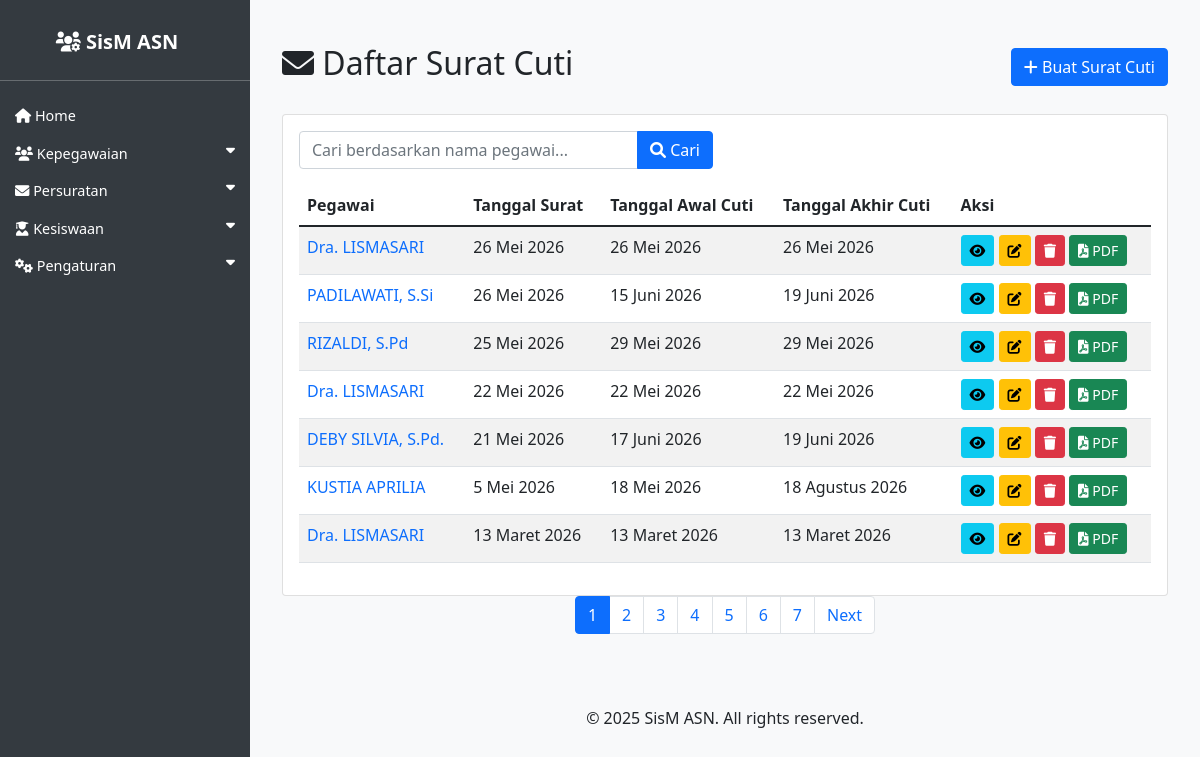
Before: /asn/surat_cuti/ with the older database file.
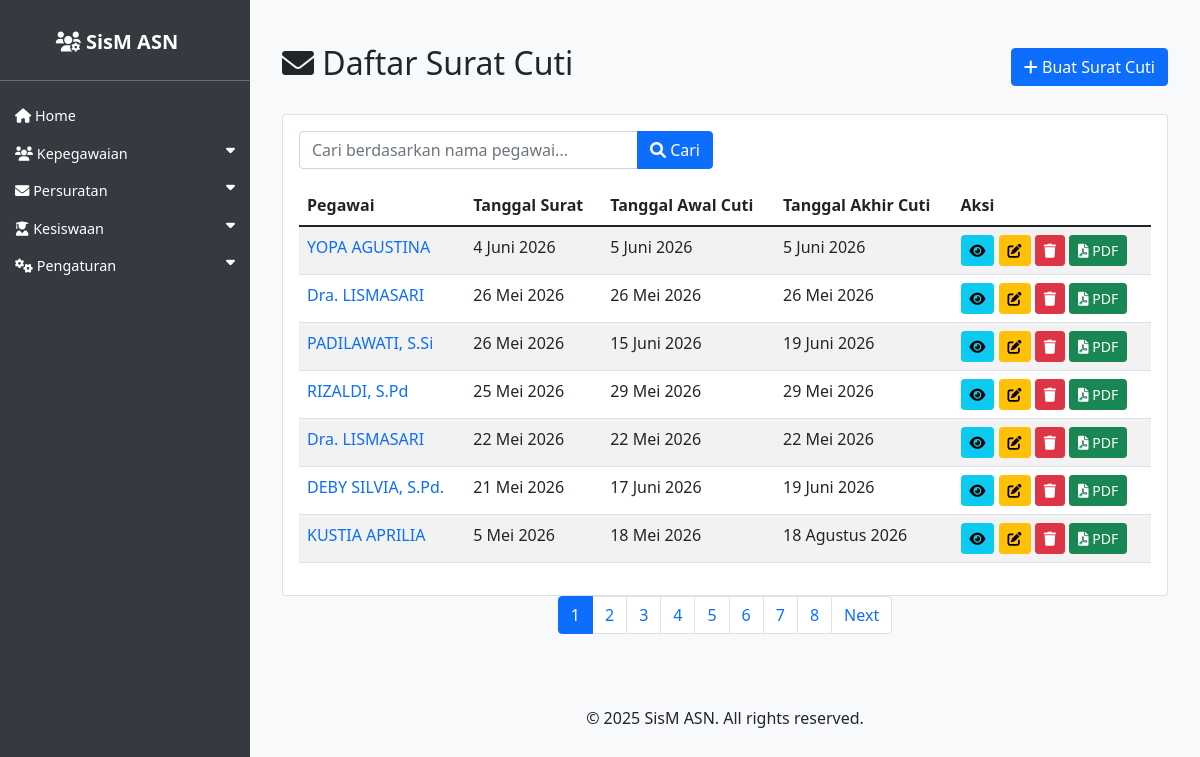
After: the same page with the newer database file.
### asn_app/models.py (models this page shows, shortened)
class SuratCuti(models.Model):
    JENIS_CUTI_CHOICES = [
        ('Cuti Tahunan', 'Cuti Tahunan'),
        ('Cuti Sakit', 'Cuti Sakit'),
        ('Cuti Alasan Penting', 'Cuti Alasan Penting'),
        ('Cuti Diluar Tanggungan Negara', 'Cuti Diluar Tanggungan Negara'),
        ('Cuti Melahirkan', 'Cuti Melahirkan'),
        ('Cuti Besar', 'Cuti Besar'),
    ]
    tempat_ditetapkan = models.CharField(max_length=100, verbose_name='Tempat Ditetapkan')
    tanggal_surat = models.DateField(verbose_name='Tanggal Surat')
    nomor_surat = models.CharField(max_length=100, blank=True, null=True, verbose_name='Nomor Surat')
    sifat_surat = models.CharField(max_length=100, blank=True, null=True, verbose_name='Sifat Surat')
    lampiran_surat = models.CharField(max_length=100, blank=True, null=True, verbose_name='Lampiran Surat')
    perihal_surat = models.CharField(max_length=255, blank=True, null=True, verbose_name='Perihal Surat')
    tujuan_surat = models.CharField(max_length=200, verbose_name='Tujuan Surat')
    jenis_cuti = models.CharField(max_length=50, choices=JENIS_CUTI_CHOICES, default='Cuti Tahunan', verbose_name='Jenis Cuti')
    pegawai = models.ForeignKey(ASN, on_delete=models.CASCADE, related_name='surat_cuti_pegawai', verbose_name='Pegawai')
    tanggal_awal = models.DateField(verbose_name='Tanggal Awal Cuti')
    tanggal_akhir = models.DateField(verbose_name='Tanggal Akhir Cuti')
    alasan_cuti = models.TextField(blank=True, null=True, verbose_name='Alasan Cuti')
    penandatangan = models.ForeignKey(ASN, on_delete=models.SET_NULL, null=True, blank=True, related_name='surat_cuti_penandatangan', verbose_name='Penandatangan')
    kop_surat = models.ForeignKey(KopSurat, on_delete=models.SET_NULL, null=True, blank=True, verbose_name='Kop Surat')
    created_at = models.DateTimeField(auto_now_add=True)
    updated_at = models.DateTimeField(auto_now=True)
    class Meta:
        verbose_name_plural = "Surat Cuti"
        ordering = ['-tanggal_surat']

class ASN(models.Model):
    JENIS_KELAMIN_CHOICES = [
        ('L', 'Laki-laki'),
        ('P', 'Perempuan'),
    ]
    AGAMA_CHOICES = [
        ('ISLAM', 'Islam'),
        ('KRISTEN', 'Kristen'),
        ('KATOLIK', 'Katolik'),
        ('HINDU', 'Hindu'),
        ('BUDDHA', 'Buddha'),
        ('KONGHUCU', 'Konghucu'),
    ]
    nip = models.CharField(max_length=18, unique=True, null=True, blank=True)
    nama = models.CharField(max_length=100)
    tempat_lahir = models.CharField(max_length=50)
    tanggal_lahir = models.DateField()
    jenis_kelamin = models.CharField(max_length=1, choices=JENIS_KELAMIN_CHOICES)
    agama = models.CharField(max_length=10, choices=AGAMA_CHOICES)
    alamat = models.TextField()
    email = models.EmailField()
    telepon = models.CharField(max_length=15)
    jabatan = models.CharField(max_length=100)
    pangkat = models.CharField(max_length=50, null=True, blank=True)
    golongan = models.CharField(max_length=5, null=True, blank=True)
    nama_istri_suami = models.CharField(max_length=100, blank=True, null=True, verbose_name='Nama Istri/Suami')
    unit_kerja = models.CharField(max_length=100)
    foto = models.ImageField(upload_to='asn_fotos/', blank=True, null=True)
    created_at = models.DateTimeField(auto_now_add=True)
    updated_at = models.DateTimeField(auto_now=True)

### asn_app/views.py (the view)
# urls.py: path('surat_cuti/', views.SuratCutiListView.as_view(), name='surat_cuti_list'),
class SuratCutiListView(ListView):
    model = SuratCuti
    template_name = 'asn_app/surat_cuti_list.html'
    context_object_name = 'surat_cuti_list'
    paginate_by = 7
    def get_queryset(self):
        queryset = super().get_queryset()
        search_query = self.request.GET.get('nama', '')
        if search_query:
            queryset = queryset.filter(pegawai__nama__icontains=search_query)
        return queryset

### asn_app/templates/asn_app/surat_cuti_list.html (shortened to what the changed rows need)
{% extends 'asn_app/base.html' %}
{% load indonesian_date_tags %}
{% block content %}
<div class="container mt-4">
    <div class="d-flex justify-content-between align-items-center mb-4">
        <h2><i class="fas fa-envelope"></i> Daftar Surat Cuti</h2>
    </div>
    <div class="card">
        <div class="card-body">
            <div class="table-responsive">
                <table class="table table-striped">
                    <thead>
                        <tr>
                            <th>Pegawai</th>
                            <th>Tanggal Surat</th>
                            <th>Tanggal Awal Cuti</th>
                            <th>Tanggal Akhir Cuti</th>
                            <th>Aksi</th>
                        </tr>
                    </thead>
                    <tbody>
                        {% for surat_cuti in surat_cuti_list %}
                        <tr>
                            <td>
                                <a href="{% url 'laporan_cuti_pdf' surat_cuti.pegawai.pk %}" target="_blank" class="text-decoration-none">
                                    {{ surat_cuti.pegawai.nama }}
                                </a>
                            </td>
                            <td>{{ surat_cuti.tanggal_surat|indonesian_date:"%d %B %Y" }}</td>
                            <td>{{ surat_cuti.tanggal_awal|indonesian_date:"%d %B %Y" }}</td>
                            <td>{{ surat_cuti.tanggal_akhir|indonesian_date:"%d %B %Y" }}</td>
                            <td>
                                <a href="{% url 'surat_cuti_detail' surat_cuti.pk %}" class="btn btn-sm btn-info">
                                    <i class="fas fa-eye"></i>
                                </a>
                                <a href="{% url 'surat_cuti_update' surat_cuti.pk %}" class="btn btn-sm btn-warning">
                                    <i class="fas fa-edit"></i>
                                </a>
                                <a href="{% url 'surat_cuti_delete' surat_cuti.pk %}" class="btn btn-sm btn-danger">
                                    <i class="fas fa-trash"></i>
                                </a>
                                <a href="{% url 'surat_cuti_export_pdf' surat_cuti.pk %}" class="btn btn-sm btn-success" target="_blank">
                                    <i class="fas fa-file-pdf"></i> PDF
                                </a>
                            </td>
                        </tr>
                        {% endfor %}
                    </tbody>
                </table>
            </div>
        </div>
    </div>
    {% if is_paginated %}
    <nav aria-label="Page navigation">
        <ul class="pagination justify-content-center">
            {% for num in page_obj.paginator.page_range %}
                <li class="page-item {% if page_obj.number == num %}active{% endif %}">
                    <a class="page-link" href="?page={{ num }}{% if request.GET.nama %}&nama={{ request.GET.nama }}{% endif %}">{{ num }}</a>
                </li>
            {% endfor %}
        </ul>
    </nav>
    {% endif %}
</div>
{% endblock %}

Changed rows visible on the page:
no longer on this page (row unchanged): SuratCuti: pegawai.nama "Dra. LISMASARI", tanggal_surat|indonesian_date "13 Maret 2026", tanggal_awal|indonesian_date "13 Maret 2026", tanggal_akhir|indonesian_date "13 Maret 2026"
added SuratCuti: pegawai.nama "YOPA AGUSTINA", tanggal_surat|indonesian_date "4 Juni 2026", tanggal_awal|indonesian_date "5 Juni 2026", tanggal_akhir|indonesian_date "5 Juni 2026"
Other visible differences:
new list line: "8"
